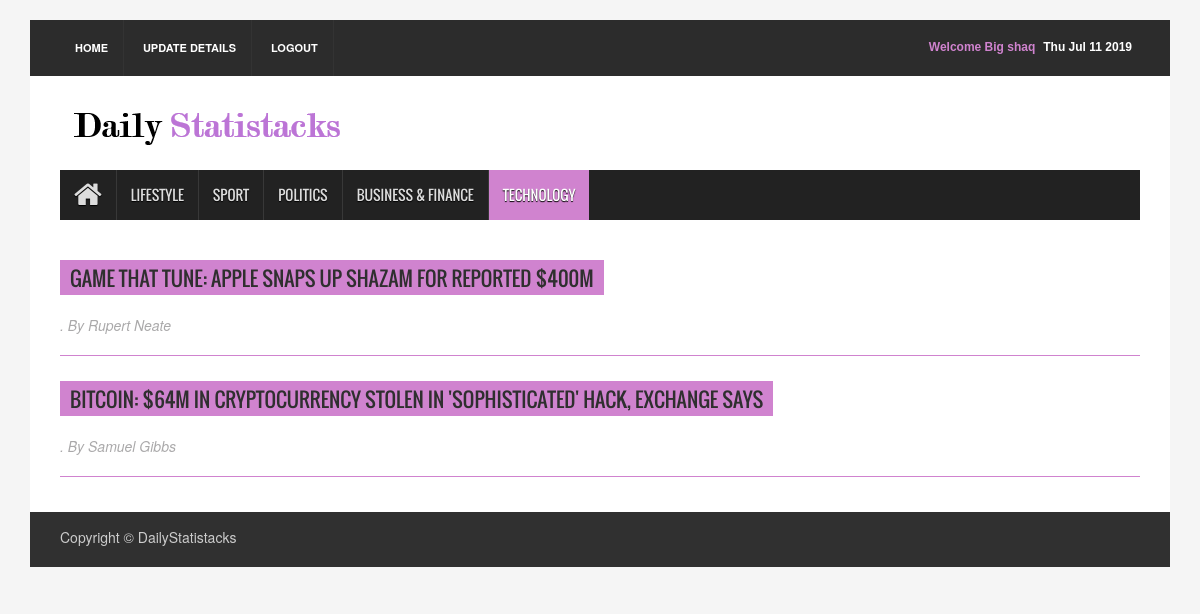
The app's page /newspaper/technologyRedirect/ (signed in) with its own data.
### newspaper/models.py (models this page shows)
class Article( models.Model ) :
    articleType     = models.CharField( max_length = 100 )
    author          = models.CharField( max_length = 1000 )
    headline        = models.CharField( max_length = 1000 )
    body            = models.CharField( max_length = 1000000000000 )
    publicationDate = models.DateField()

### newspaper/views.py (the view)
def technologyRedirect( request ) :
    article_list = Article.objects.filter( articleType  = 'technology' )
    if ( 'username' not in request.session ) :
        context = { 'article_list' : article_list }
        return render( request , 'newspaper/technology.html' , context )
    else : ## logged in
        name         = getName( request.session['username'] )
        context      = {
                           'fName'        : name ,
                           'article_list' : article_list
                       }
        return render( request , 'newspaper/technology2.html' , context )

### newspaper/views.py (called while the page is built)
def getName( username ) :
    user     = get_object_or_404( UserAccount , email = username )
    return user.first_name

### newspaper/templates/newspaper/technology2.html (shortened to what this page needs)
{% extends "newspaper/base.html" %}
{% block content %}
{% load static %}
<div class="container">
<header id="header">
  <div class="row">
    <div class="col-lg-12 col-md-12 col-sm-12">
      <div class="header_top">
        <div class="header_top_left">
          <ul class="top_nav">
            <li><a href = "/newspaper/">Home</a></li>
            <li><a href = "/newspaper/updateRedirect/">Update Details</a></li>
            <li><a href = "/newspaper/logout/">Logout</a></li>
          </ul>
        </div>
        <div class="header_top_right">
          <p><span id="datetime"></span></p>
          <p style = 'color : #d083cf;'> Welcome {{ fName }} </p>
        </div>
      </div>
    </div>
    <div class="col-lg-12 col-md-12 col-sm-12">
      <div class="header_bottom">
        <div class="logo_area"><a href="/newspaper/" class="logo"><img src="{% static "newspaper/images/testlogo.png" %}" alt=""></a></div>
      </div>
    </div>
  </div>
</header>
<section id="navArea">
  <nav class="navbar navbar-inverse" role="navigation">
    <div id="navbar" class="navbar-collapse collapse">
      <ul class="nav navbar-nav main_nav">
        <li><a href = "/newspaper/"><span class="fa fa-home desktop-home"></span><span class="mobile-show">Home</span></a></li>
        <li><a id = 'lifestyle' href = "/newspaper/lifestyleRedirect/">Lifestyle</a></li>
        <li><a href = "/newspaper/sportRedirect/">Sport</a></li>
        <li><a href = "/newspaper/politicsRedirect/">Politics</a></li>
        <li><a href = "/newspaper/businessfinanceRedirect/">Business & Finance</a></li>
        <li class="active"><a href = "/newspaper/technologyRedirect/">Technology</a></li>
      </ul>
    </div>
  </nav>
</section>
<section id="contentSection">
  <div class="row">
    <div class="col-lg-12 col-md-12 col-sm-12">
      <div class="left_content">
        <div class="contact_area">
          {% if article_list %}
            {% for article in article_list %}
            <h2><a href = "{% url 'newspaper:detail' article.id %}"> {{ article.headline }}</a></h2><p class = "author"><i>. By {{ article.author }} </i></p>
            <br> <br>
            <hr class = "divider">
            {% endfor %}
          {% endif %}
        </div>
      </div>
    </div>
  </div>
</section>
<footer id="footer">
  <div class="footer_bottom">
    <p class="copyright">Copyright &copy; DailyStatistacks</p>
  </div>
</footer>
</div>
{% endblock %}

### newspaper/static/newspaper/assets/css/theme.css (style rules this page uses)
.navbar-inverse .navbar-nav > .active > a, .navbar-inverse .navbar-nav > .active > a:hover, .navbar-inverse .navbar-nav > .active > a:focus { background-color:#d083cf }
.contact_area > h2 { background-color:#d083cf }

### newspaper/static/newspaper/assets/css/style.css (style rules this page uses)
body { background:#f5f5f5 }
ul { padding:0; margin:0; list-style:none }
a { text-decoration:none; color:#2f2f2f }
h1, h2, h3, h4, h5, h6 { font-family:'Oswald',sans-serif }
h2 { line-height:23px }
img { border:none }
#header { display:inline; float:left; width:100%; margin-top:20px }
.header_top { background-color:#2c2c2c; display:inline; float:left; padding:0 30px; width:100% }
.header_top_left { float:left; display:inline; width:50% }
.top_nav { text-align:left }
.top_nav li { display:inline-block }
.top_nav li a { display:inline-block; border-right:1px solid #333; color:#fff; font-size:11px; font-weight:bold; padding:20px 15px; text-transform:uppercase; -webkit-transition:all 0.5s; -o-transition:all 0.5s; transition:all 0.5s }
.header_top_right { float:left; display:inline; width:50%; text-align:right }
.header_top_right > p { color:#fff; display:inline-block; float:right; font:bold 12px sans-serif; margin-bottom:0; padding-bottom:20px; padding-right:8px; padding-top:20px }
.header_bottom { background-color:#fff; display:inline; float:left; padding:15px 30px 15px; width:100% }
.logo_area { display:inline; float:left; width:31% }
.logo { font-size:45px; font-weight:bold; color:#000; font-family:'Varela',sans-serif }
.logo img { max-width:100% }
#navArea { float:left; display:inline; width:100%; padding:0 30px; background-color:#fff }
.navbar { border:medium none; border-radius:0 }
.navbar-inverse .navbar-nav > li > a { border-left:1px solid #383838; color:#ddd; font-family:'Oswald',sans-serif; display:inline-block; height:50px; line-height:50px; padding:0 14px; text-shadow:0 1px 1px #000; text-transform:uppercase; -webkit-transition:all 0.5s; -mz-transition:all 0.5s; -ms-transition:all 0.5s; -o-transition:all 0.5s; transition:all 0.5s }
.navbar-inverse .navbar-nav > li:first-child a { border:none }
.navbar-inverse .navbar-nav > .active > a, .navbar-inverse .navbar-nav > .active > a:hover, .navbar-inverse .navbar-nav > .active > a:focus { color:#fff }
.navbar-collapse { padding-left:0 }
.desktop-home { display:block; font-size:30px; margin-top:10px }
#contentSection { float:left; display:inline; width:100%; background-color:#fff; padding:0 30px }
.left_content { float:left; display:inline; width:100% }
#footer { display:inline; float:left; width:100%; margin-bottom:20px }
.footer_bottom { float:left; display:inline; width:100%; padding:10px 30px; background-color:#303030; color:#ccc }
.copyright { float:left; width:50%; padding-top:5px; text-align:left }
.contact_area { float:left; display:inline; width:100%; margin-bottom:30px }
.contact_area > h2 { color:#fff; display:inline-block; font-size:20px; padding:7px 10px 5px; text-transform:uppercase; margin-bottom:30px }
.contact_area > p { margin-bottom:20px }

### newspaper/templates/newspaper/technology2.html (style rules this page uses)
hr.divider { display: block; height: 1px; border: 0; border-top: 1px solid #d083cf; margin-top: -40px; margin-bottom: 4px; padding: 0; }
p.author { color: #aaa9aa; margin-top: -10px; }

### records on screen
Article: headline "GAME THAT TUNE: APPLE SNAPS UP SHAZAM FOR REPORTED $400M", author "Rupert Neate"
Article: headline "BITCOIN: $64M IN CRYPTOCURRENCY STOLEN IN 'SOPHISTICATED' HACK, EXCHANGE SAYS", author "Samuel Gibbs"

### other values on screen
{{ fName }} "Big shaq"
